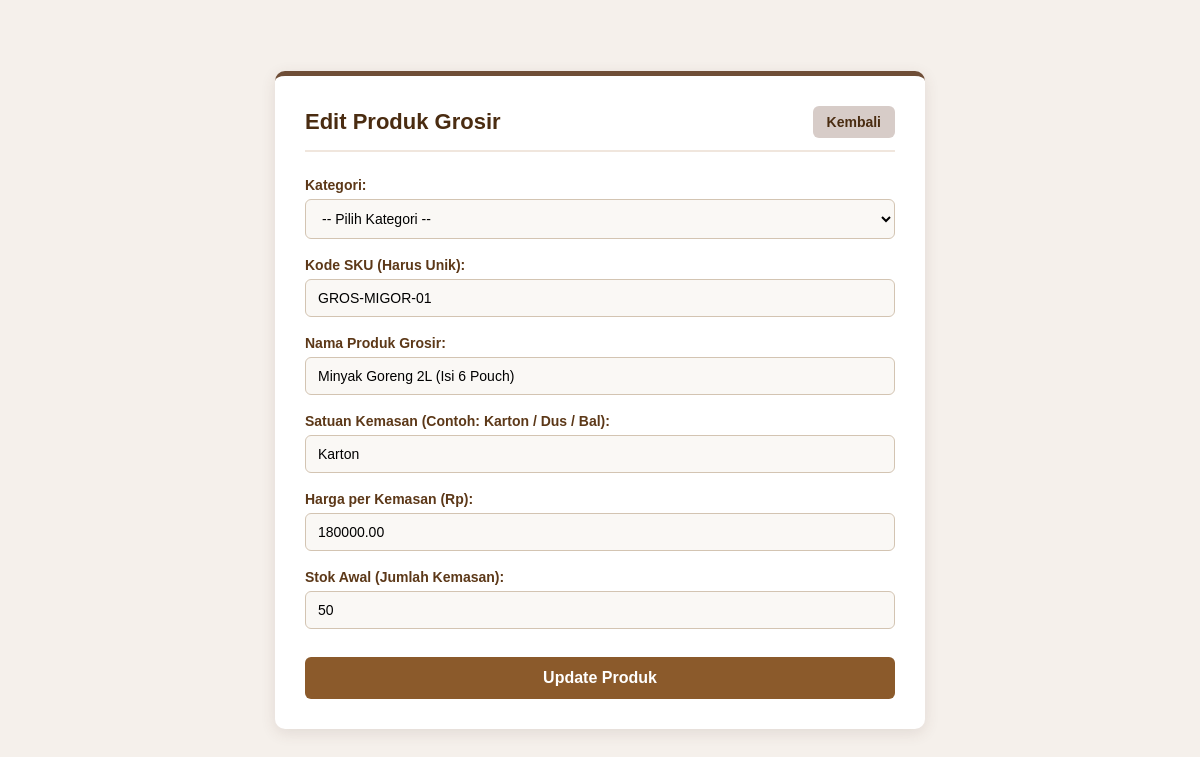
/product_form.php?id=1 (signed in), run on the app's committed database.
### tables this page shows
CREATE TABLE products (
    id INT PRIMARY KEY AUTO_INCREMENT,
    category_id INT NOT NULL,
    sku VARCHAR(50) NOT NULL UNIQUE,
    name VARCHAR(150) NOT NULL,
    unit_type VARCHAR(30) NOT NULL DEFAULT 'Karton',  
    price_per_unit DECIMAL(12,2) NOT NULL DEFAULT 0,  
    min_order_qty INT NOT NULL DEFAULT 1,             
    stock INT NOT NULL DEFAULT 0,                     
    minimum_stock INT NOT NULL DEFAULT 10,            
    FOREIGN KEY (category_id) REFERENCES categories(id) ON UPDATE CASCADE ON DELETE RESTRICT
);

### product_form.php (the view, shortened to what this page needs)
<?php
require_once __DIR__ . '/../config/database.php';
$id = $_GET['id'] ?? null;
$isEdit = !empty($id);
$sku = '';
$name = '';
$unit = 'Karton';
$price = '';
$stock = '';
if ($isEdit) {
    $stmt = $pdo->prepare("SELECT * FROM products WHERE id = ?");
    $stmt->execute([$id]);
    $product = $stmt->fetch();
    if ($product) {
        $sku = $product['sku'] ?? '';
        $name = $product['name'] ?? '';
        $unit = $product['unit'] ?? 'Karton';
        $price = $product['price_per_unit'] ?? $product['unit_price'] ?? $product['harga'] ?? $product['price'] ?? '';
        $stock = $product['stock'] ?? '';
    }
}
?>
<!DOCTYPE html>
<html lang="id">
<head>
</head>
<body>
<div class="container">
    <div class="header-flex">
        <h2><?= $isEdit ? 'Edit Produk Grosir' : 'Tambah Produk Grosir Baru' ?></h2>
        <a href="products.php" class="btn-secondary">Kembali</a>
    </div>
    <form action="" method="POST">
        <div class="form-group">
            <label for="category">Kategori:</label>
            <select name="category" id="category">
                <option value="">-- Pilih Kategori --</option>
            </select>
        </div>
        <div class="form-group">
            <label for="sku">Kode SKU (Harus Unik):</label>
            <input type="text" name="sku" id="sku" value="<?= htmlspecialchars($sku) ?>" placeholder="Contoh: GROS-AMDK-01">
        </div>
        <div class="form-group">
            <label for="name">Nama Produk Grosir:</label>
            <input type="text" name="name" id="name" value="<?= htmlspecialchars($name) ?>" required placeholder="Masukkan nama produk">
        </div>
        <div class="form-group">
            <label for="unit">Satuan Kemasan (Contoh: Karton / Dus / Bal):</label>
            <input type="text" name="unit" id="unit" value="<?= htmlspecialchars($unit) ?>" placeholder="Karton">
        </div>
        <div class="form-group">
            <label for="price">Harga per Kemasan (Rp):</label>
            <input type="number" name="price" id="price" value="<?= htmlspecialchars($price) ?>" placeholder="Contoh: 50000">
        </div>
        <div class="form-group">
            <label for="stock">Stok Awal (Jumlah Kemasan):</label>
            <input type="number" name="stock" id="stock" value="<?= htmlspecialchars($stock) ?>" placeholder="Contoh: 100">
        </div>
        <button type="submit" class="btn-submit"><?= $isEdit ? 'Update Produk' : 'Simpan Produk Baru' ?></button>
    </form>
</div>
</body>
</html>

### product_form.php (style rules this page uses)
* { box-sizing: border-box; }
body { font-family: Arial, sans-serif; background-color: #f5f0eb; margin: 0; padding: 20px; min-height: 100vh; display: flex; justify-content: center; align-items: center; }
.container { width: 100%; max-width: 650px; background: #ffffff; padding: 30px; border-radius: 10px; box-shadow: 0 4px 15px rgba(92, 61, 46, 0.12); border-top: 5px solid #6f4e37; }
.header-flex { display: flex; justify-content: space-between; align-items: center; margin-bottom: 25px; padding-bottom: 12px; border-bottom: 2px solid #f0e6dd; }
.header-flex h2 { color: #4a2c11; margin: 0; font-size: 22px; }
.form-group { margin-bottom: 18px; }
.form-group label { display: block; margin-bottom: 6px; color: #5c3818; font-size: 14px; font-weight: bold; }
.form-group input, .form-group select { width: 100%; padding: 10px 12px; border: 1px solid #d3c4b2; border-radius: 6px; font-size: 14px; outline: none; background-color: #faf8f5; transition: border-color 0.2s, box-shadow 0.2s; }
.btn-submit { width: 100%; padding: 12px; background-color: #8b5a2b; color: #ffffff; border: none; border-radius: 6px; font-size: 16px; font-weight: bold; cursor: pointer; margin-top: 10px; transition: background-color 0.2s; }
.btn-secondary { padding: 8px 14px; background-color: #d7ccc8; color: #4a2c11; border-radius: 6px; text-decoration: none; font-size: 14px; font-weight: 600; }

### data on the page
products: sku "GROS-MIGOR-01", name "Minyak Goreng 2L (Isi 6 Pouch)", price "180000.00", stock "50"
